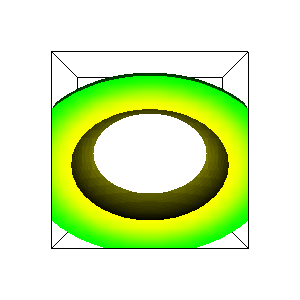

Write Python code to recreate this figure.
#!/usr/bin/env python

# Generate a 3D tetrahedral mesh from a volume using the ordered
# triangulator with clip scalars, clipping a bandpass range of a
# sampled quadric function.

# Factory overrides
import vtkmodules.vtkInteractionStyle  # noqa: F401
import vtkmodules.vtkRenderingOpenGL2  # noqa: F401

from vtkmodules.vtkCommonDataModel import (
    vtkImplicitDataSet,
    vtkImplicitWindowFunction,
    vtkQuadric,
)
from vtkmodules.vtkFiltersGeneral import vtkClipVolume
from vtkmodules.vtkFiltersGeometry import vtkGeometryFilter
from vtkmodules.vtkFiltersModeling import vtkOutlineFilter
from vtkmodules.vtkImagingHybrid import vtkSampleFunction
from vtkmodules.vtkRenderingCore import (
    vtkActor,
    vtkPolyDataMapper,
    vtkRenderWindow,
    vtkRenderWindowInteractor,
    vtkRenderer,
)

# Quadric definition
quadric = vtkQuadric()
quadric.SetCoefficients([0.5, 1, 0.2, 0, 0.1, 0, 0, 0.2, 0, 0])

sample = vtkSampleFunction()
sample.SetSampleDimensions(20, 20, 20)
sample.SetImplicitFunction(quadric)
sample.ComputeNormalsOff()
sample.Update()

# Program a bandpass filter to clip a range of data
dataset = vtkImplicitDataSet()
dataset.SetDataSet(sample.GetOutput())

window = vtkImplicitWindowFunction()
window.SetImplicitFunction(dataset)
window.SetWindowRange(0.5, 1.0)

# Generate tetrahedral mesh with ordered triangulator
clip = vtkClipVolume()
clip.SetInputConnection(sample.GetOutputPort())
clip.SetClipFunction(window)
clip.SetValue(0.0)
clip.GenerateClippedOutputOff()
clip.Mixed3DCellGenerationOff()

gf = vtkGeometryFilter()
gf.SetInputConnection(clip.GetOutputPort())

clip_mapper = vtkPolyDataMapper()
clip_mapper.SetInputConnection(gf.GetOutputPort())
clip_mapper.ScalarVisibilityOn()
clip_mapper.SetScalarRange(0, 2)

clip_actor = vtkActor()
clip_actor.SetMapper(clip_mapper)
clip_actor.GetProperty().SetColor(0.8, 0.4, 0.4)

# Outline
outline = vtkOutlineFilter()
outline.SetInputConnection(sample.GetOutputPort())

outline_mapper = vtkPolyDataMapper()
outline_mapper.SetInputConnection(outline.GetOutputPort())

outline_actor = vtkActor()
outline_actor.SetMapper(outline_mapper)
outline_actor.GetProperty().SetColor(0, 0, 0)

# Renderer
renderer = vtkRenderer()
renderer.SetBackground(1, 1, 1)
renderer.AddActor(clip_actor)
renderer.AddActor(outline_actor)

# Window
render_window = vtkRenderWindow()
render_window.SetMultiSamples(0)
render_window.AddRenderer(renderer)
render_window.SetSize(300, 300)
render_window.SetWindowName("clip volume ordered triangulator")

# Interactor
interactor = vtkRenderWindowInteractor()
interactor.SetRenderWindow(render_window)

interactor.Initialize()
interactor.Start()
